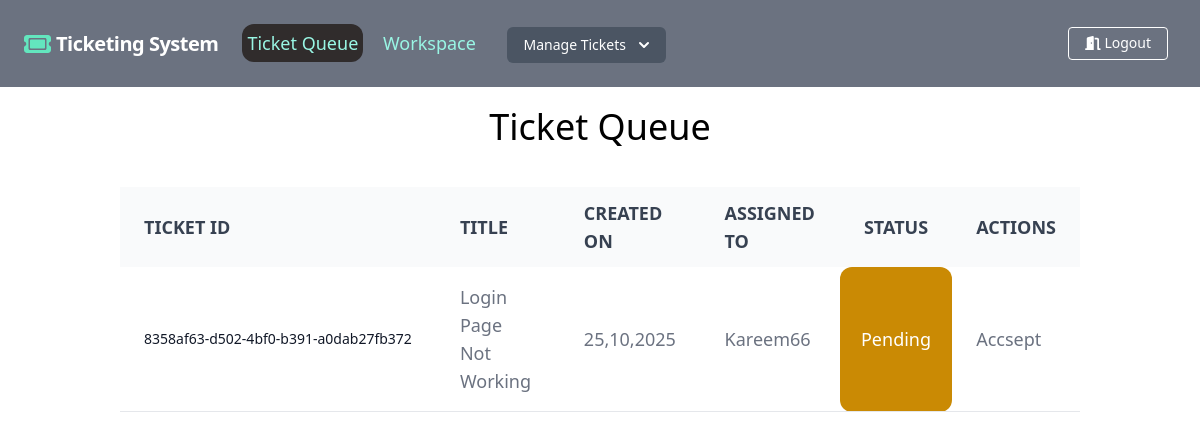
Screenshot of /ticket/ticket_queue (signed in) with the database file from the repository.
### ticket/models.py (models this page shows, shortened)
class Ticket(models.Model):
    STATUS = [
        ('Pending', "Pending"),
        ('Active', "Active"),
        ('Completed', "Completed"),
    ]
    number = models.UUIDField(default=uuid.uuid4, editable=False, unique=True)
    title = models.CharField(max_length=250)
    content = models.TextField()
    created_by = models.ForeignKey(User, related_name='created_tickets', on_delete=models.CASCADE)
    created_at = models.DateTimeField(auto_now_add=True)
    assigned_to = models.ForeignKey(User, on_delete=models.SET_NULL, null=True, blank=True, related_name='assigned_tickets')
    is_resolved = models.BooleanField(default=False)
    accepted_date = models.DateTimeField(blank=True, null=True)
    closed_date = models.DateTimeField(blank=True, null=True)
    status = models.CharField(choices=STATUS, max_length=25)

### users/models.py (models this page shows)
class User(AbstractUser):
    is_customer = models.BooleanField(default=False)
    is_admin = models.BooleanField(default=False)
    def __str__(self):
        return self.username

### ticket/views.py (the view)
# urls.py: path('ticket_queue',ticket_queue,name='ticket_queue'),
def ticket_queue(request):
    ticket = Ticket.objects.filter(status = 'Pending').order_by('-id')
    return render(request , 'ticket_queue.html',{'ticket' : ticket})

### ticket/templates/ticket_queue.html (shortened to what this page needs)
{% extends "base.html" %}
{% load widget_tweaks %}
{% block content %}
  <div class="text-center mt-5 mb-10">
    <h1 class="text-4xl text-bold">Ticket Queue</h1>
  </div>
  <div class="relative overflow-x-auto flex justify-center ">
    <table class="w-[80%] text-sm text-left rtl:text-right text-gray-500 dark:text-gray-400">
        <thead class="text-lg text-gray-700 uppercase bg-gray-50 dark:bg-gray-700 dark:text-gray-400">
            <tr>
                <th scope="col" class="px-6 py-3">
                    Ticket ID
                </th>
                <th scope="col" class="px-6 py-3">
                    Title
                </th>
                <th scope="col" class="px-6 py-3">
                    Created On
                </th>
                <th scope="col" class="px-6 py-3">
                    Assigned To
                </th>
                <th scope="col" class="px-6 py-3">
                    Status
                </th>
                <th scope="col" class="px-6 py-3">
                    Actions
                </th>
            </tr>
        </thead>
        <tbody>
            {% for t in ticket %}
                 <tr class="bg-white border-b mb-2 dark:bg-gray-800 dark:border-gray-700">
                   <th scope="row" class="px-6 py-4 font-medium text-gray-900 whitespace-nowrap dark:text-white">
                     {{t.number}}
                    </th>
                    <td class="px-6 py-4 text-lg">
                       {{t.title|title}}
                    </td>
                    <td class="px-6 py-4 text-lg">
                       {{t.created_at|date:"d,m,Y"}}
                    </td>
                    <td class="px-6 py-4 text-lg">
                        {{t.created_by|title}}
                    </td>
                    {% if t.status == "Active" %}
                        <td class="text-center text-lg text-white rounded-xl bg-green-600">
                          Active
                       </td>
                    {% elif t.status == "Pending" %}
                        <td class="text-center text-lg text-white rounded-xl bg-yellow-600">
                          Pending
                       </td>
                    {% elif t.status == "Compleated" %}
                        <td class="text-center text-lg text-white rounded-xl bg-red-500">
                          Compleated
                       </td>
                    {% endif %}
                    <td class="px-6 py-4 text-lg">
                        <a href="{% url 'accept_ticket' t.id %}" onclick="return confirm('Do you want to Accsept this Ticket.?')" class="hover:underline">Accsept</a>
                    </td>
                 </tr>
         {% endfor %}
        </tbody>
    </table>
  </div>
{% endblock  %}

### rows the page displays
Ticket: number "8358af63-d502-4bf0-b391-a0dab27fb372", title "Login Page Not Working", created_at "25,10,2025", created_by "Kareem66", status "Pending"
